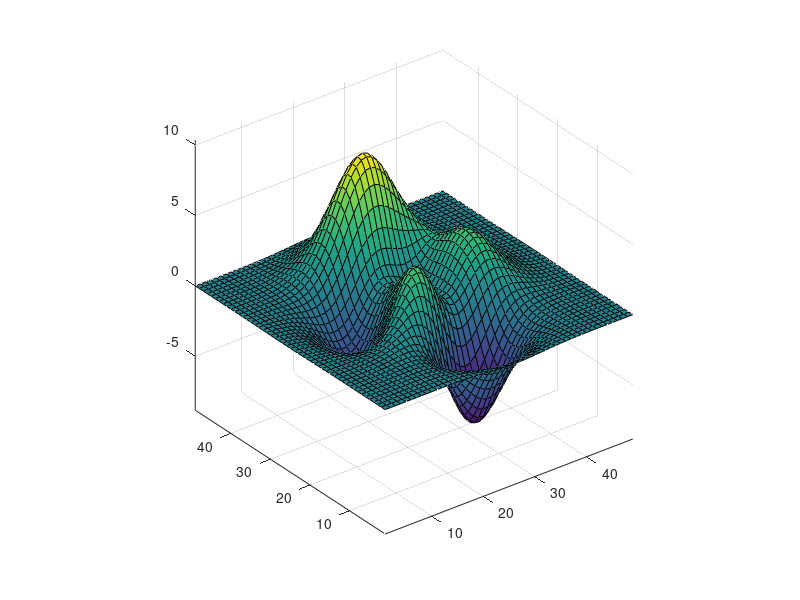

Source code (MATLAB):
fg = figure
surf(peaks)
axis vis3d
for i=1:36
   camorbit(10,0,'data')
   drawnow
   % saveas(fg, strcat(int2str(i), '_angle.jpg'));
end